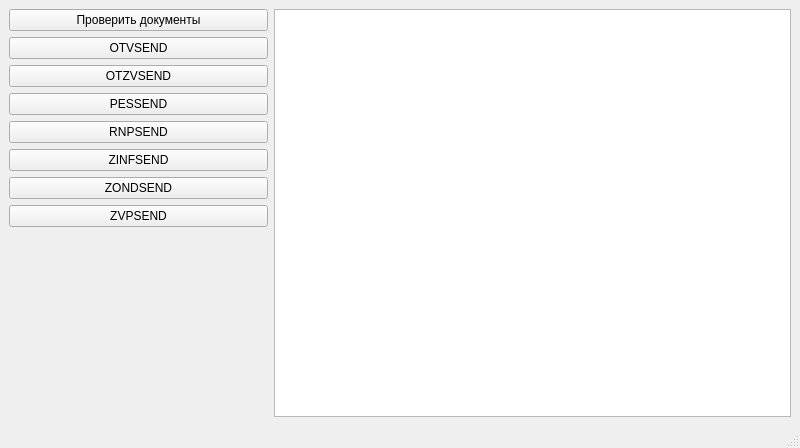
<?xml version="1.0" encoding="UTF-8"?>
<ui version="4.0">
 <class>MainWindow</class>
 <widget class="QMainWindow" name="MainWindow">
  <property name="geometry">
   <rect>
    <x>0</x>
    <y>0</y>
    <width>800</width>
    <height>448</height>
   </rect>
  </property>
  <property name="windowTitle">
   <string>MainWindow</string>
  </property>
  <widget class="QWidget" name="centralwidget">
   <layout class="QHBoxLayout" name="horizontalLayout">
    <property name="spacing">
     <number>0</number>
    </property>
    <property name="leftMargin">
     <number>0</number>
    </property>
    <property name="topMargin">
     <number>0</number>
    </property>
    <property name="rightMargin">
     <number>0</number>
    </property>
    <property name="bottomMargin">
     <number>0</number>
    </property>
    <item>
     <widget class="QWidget" name="widget" native="true">
      <layout class="QHBoxLayout" name="horizontalLayout_2" stretch="1,2">
       <item>
        <layout class="QVBoxLayout" name="verticalLayout_2">
         <item>
          <widget class="QPushButton" name="chekDocuments">
           <property name="text">
            <string>Проверить документы</string>
           </property>
          </widget>
         </item>
         <item>
          <widget class="QPushButton" name="OTVSEND">
           <property name="text">
            <string>OTVSEND</string>
           </property>
          </widget>
         </item>
         <item>
          <widget class="QPushButton" name="OTZVSEND">
           <property name="text">
            <string>OTZVSEND</string>
           </property>
          </widget>
         </item>
         <item>
          <widget class="QPushButton" name="PESSEND">
           <property name="text">
            <string>PESSEND</string>
           </property>
          </widget>
         </item>
         <item>
          <widget class="QPushButton" name="RNPSEND">
           <property name="text">
            <string>RNPSEND</string>
           </property>
          </widget>
         </item>
         <item>
          <widget class="QPushButton" name="ZINFSEND">
           <property name="text">
            <string>ZINFSEND</string>
           </property>
          </widget>
         </item>
         <item>
          <widget class="QPushButton" name="ZONDSEND">
           <property name="text">
            <string>ZONDSEND</string>
           </property>
          </widget>
         </item>
         <item>
          <widget class="QPushButton" name="ZVPSEND">
           <property name="text">
            <string>ZVPSEND</string>
           </property>
          </widget>
         </item>
         <item>
          <spacer name="verticalSpacer">
           <property name="orientation">
            <enum>Qt::Vertical</enum>
           </property>
           <property name="sizeHint" stdset="0">
            <size>
             <width>20</width>
             <height>40</height>
            </size>
           </property>
          </spacer>
         </item>
        </layout>
       </item>
       <item>
        <widget class="QTextEdit" name="textEdit"/>
       </item>
      </layout>
     </widget>
    </item>
   </layout>
  </widget>
  <widget class="QMenuBar" name="menubar">
   <property name="geometry">
    <rect>
     <x>0</x>
     <y>0</y>
     <width>800</width>
     <height>21</height>
    </rect>
   </property>
  </widget>
  <widget class="QStatusBar" name="statusbar"/>
 </widget>
 <resources/>
 <connections/>
</ui>
